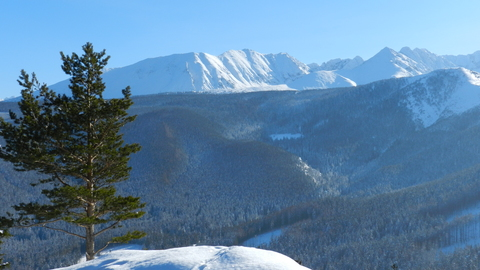
#> input picture labs/01-opencv/nosal.jpg, 480 x 270 px
$ python 11-grayscale_histogram.py --image nosal.jpg
#> lines starting #> are read from the running program, lines starting #| are printed output that depends on the picture
# python grayscale_histogram.py --image ../images/beach.png

from matplotlib import pyplot as plt
import argparse
import cv2

ap = argparse.ArgumentParser()
ap.add_argument("-i", "--image", required = True, help = "Path to the image")
args = vars(ap.parse_args())

# load the image, convert it to grayscale, and show it
image = cv2.imread(args["image"])
#> image is the input picture: shape (270, 480, 3); mean B, G, R 161.2, 129.1, 92.5
image = cv2.cvtColor(image, cv2.COLOR_BGR2GRAY)
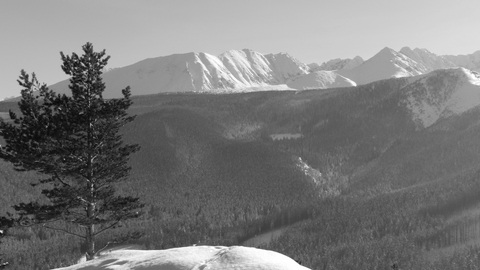
#> image: shape (270, 480); min 7, max 255, mean 121.8
cv2.imshow("Original", image)

# construct a grayscale histogram
hist = cv2.calcHist([image], [0], None, [256], [0, 256])
#> hist = 256 values, max 2068 at index 88, min 0 at index 0, mean 506.2

# plot the histogram
plt.figure()
plt.title("Grayscale Histogram")
plt.xlabel("Bins")
plt.ylabel("# of Pixels")
plt.plot(hist)
plt.xlim([0, 256])
plt.show()
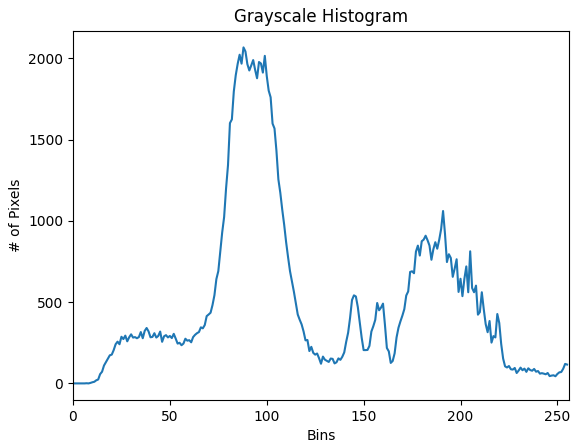
#> figure drawn by matplotlib, 1 panel; curve peaks at x = 88, y = 2068
cv2.waitKey(0)

$ run again, on labs/01-opencv/trex.jpg
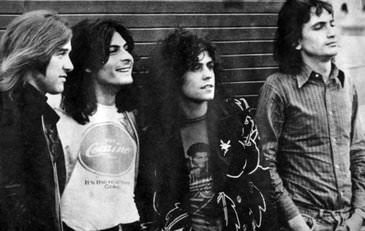
#> input picture labs/01-opencv/trex.jpg, 365 x 231 px
#> image is the input picture: shape (231, 365, 3); min 0, max 255, mean 84.6
#> image: shape (231, 365)
#> hist = 256 values, max 1469 at index 25, min 21 at index 249, mean 329.4
#> `plt.show()`:
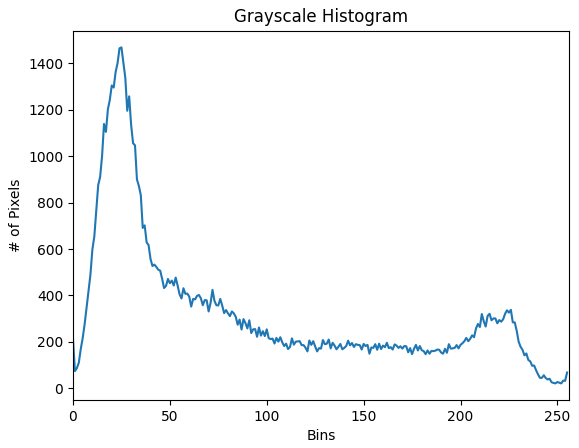
#> figure drawn by matplotlib, 1 panel; curve peaks at x = 25, y = 1469
